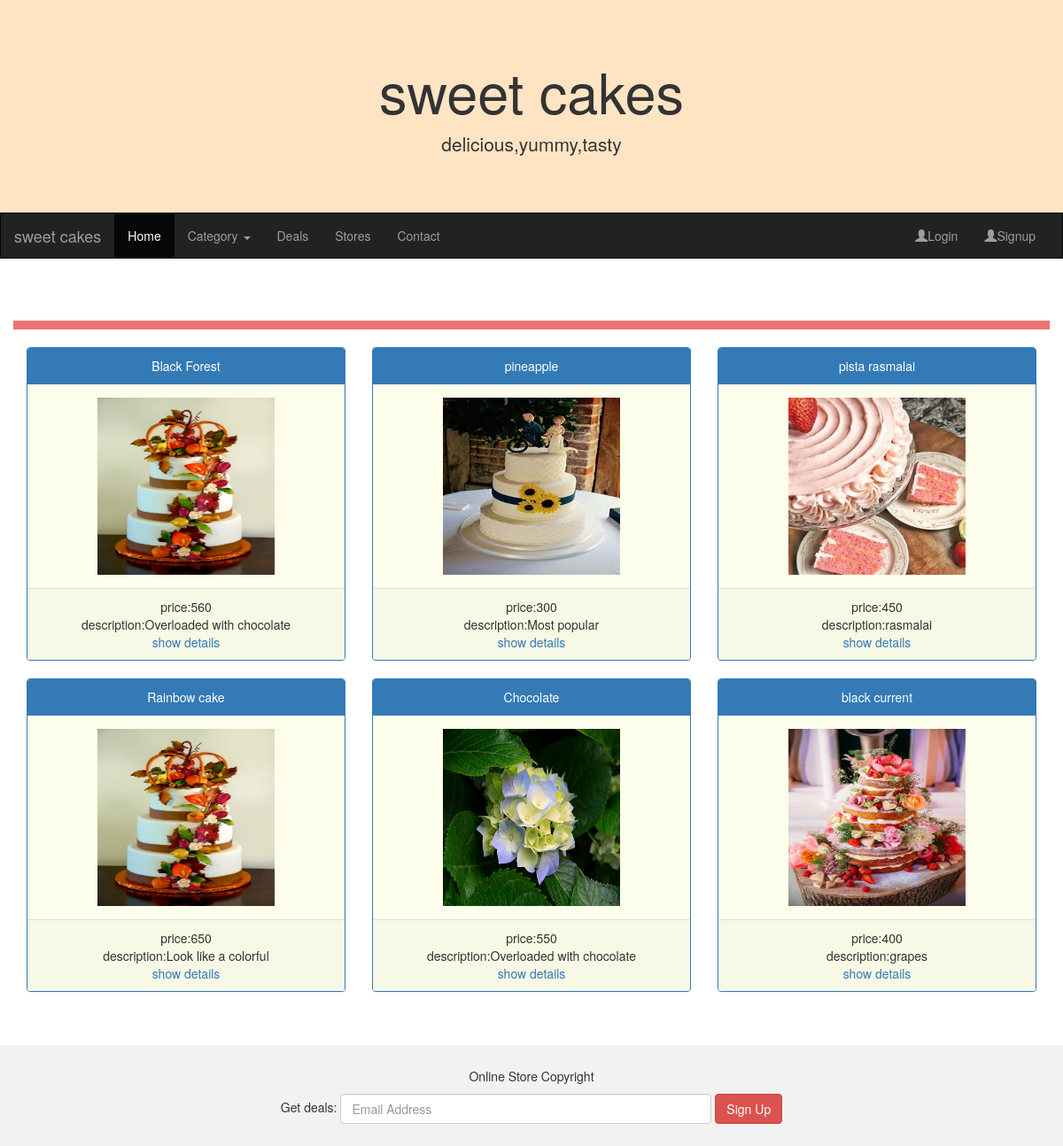
The page / on the database its author committed.
### AdminApp/models.py (models this page shows, shortened)
class Cake(models.Model):
    cname = models.CharField(max_length=20)
    cake_image = models.ImageField(default="abc.jpg",upload_to="images")
    price = models.FloatField(default=100)
    description = models.CharField(max_length=20)
    category = models.ForeignKey(Category,on_delete=models.CASCADE)
    class Meta:
        db_table = "Cake"

### UserApp/views.py (the view)
# urls.py: path('',views.Home),
def Home(request):
      cats=Category.objects.all()
      cakes=Cake.objects.all()
      return  render(request,"master.html",{"cats":cats,"cakes":cakes})

### UserApp/templates/master.html (shortened to what this page needs)
<!DOCTYPE html>
<html lang="en">
<head>
  <link rel="stylesheet" href="https://maxcdn.bootstrapcdn.com/bootstrap/3.4.1/css/bootstrap.min.css">
</head>
<body>
<div class="jumbotron" style="background-color: bisque;">
  <div class="container text-center">
    <h1>sweet cakes</h1>
    <p>delicious,yummy,tasty</p>
  </div>
</div>
<nav class="navbar navbar-inverse">
  <div class="container-fluid">
    <div class="navbar-header">
      {%if "uname" in request.session%}
      <a class="navbar-brand" href="#">welcome {{request.session.uname}}</a>
      {%else%}
      <a class="navbar-brand" href="#">sweet cakes</a>
      {%endif%}
    </div>
    <div class="collapse navbar-collapse" id="myNavbar">
      <ul class="nav navbar-nav">
        <li class="active"><a href="/">Home</a></li>
        <li class="dropdown">
            <a class=" dropdown-toggle"  data-toggle="dropdown" href="#">Category
            <span class="caret"></span></a>
          </li>
        <li><a href="#">Deals</a></li>
        <li><a href="#">Stores</a></li>
        <li><a href="#">Contact</a></li>
      </ul>
      <ul class="nav navbar-nav navbar-right">
        {%if "uname" in request.session%}
        <li><a href="/showAllCartItems"><span class="glyphicon glyphicon-shopping-cart"></span> Cart</a></li>
        <li><a href="/Logout"><span class="glyphicon glyphicon-shopping-cart"></span>Logout</a></li>
        {%else%}
        <li><a href="/Login"><span class="glyphicon glyphicon-user"></span>Login</a></li>
        <li><a href="/Signup"><span class="glyphicon glyphicon-user"></span>Signup</a></li>
        {%endif%}
      </ul>
    </div>
  </div>
</nav>
{%block master%}
<div class="container">
      <div class="row">
        <hr style="border-width: 10px;border-color: rgb(235, 115, 115);"/>
            {%for cake in cakes%}
            <center>
        <div class="col-sm-4">
          <div class="panel panel-primary" style="background-color:rgb(253, 253, 235) ">
            <div class="panel-heading">{{cake.cname}}</div>
            <div class="panel-body"><img src="{{cake.cake_image.url}}" class="img-responsive" style="width:200px;height: 200px;" alt="Image"></div>
            <div class="panel-footer" style="background-color:rgb(248, 248, 230);">
                  price:{{cake.price}}<br/>description:{{cake.description}}
            <br/><a href="/showDetails/{{cake.id}}">show details</a>
            </div>
          </div>
        </div>
      </center>
        {%endfor%}
      </div>
    </div>
{%endblock%}
<br><br>
<footer class="container-fluid text-center">
  <p>Online Store Copyright</p>
  <form class="form-inline">Get deals:
    <input type="email" class="form-control" size="50" placeholder="Email Address">
    <button type="button" class="btn btn-danger">Sign Up</button>
  </form>
</footer>
</body>
</html>

### UserApp/templates/master.html (style rules this page uses)
.navbar { margin-bottom: 50px; border-radius: 0; }
.jumbotron { margin-bottom: 0; }
footer { background-color: #f2f2f2; padding: 25px; }

### rows shown on the page
Cake: cname "Black Forest", cake_image (picture), price "560", description "Overloaded with chocolate"
Cake: cname "pineapple", cake_image (picture), price "300", description "Most popular"
Cake: cname "pista rasmalai", cake_image (picture), price "450", description "rasmalai"
Cake: cname "Rainbow cake", cake_image (picture), price "650", description "Look like a colorful"
Cake: cname "Chocolate", cake_image (picture), price "550", description "Overloaded with chocolate"
Cake: cname "black current", cake_image (picture), price "400", description "grapes"
